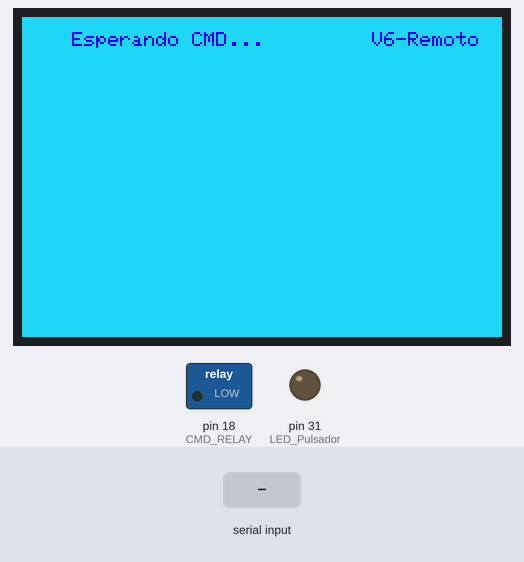
Bench run of a sketch on a simulated Arduino Mega 2560, built with avr-gcc and run on an emulated ATmega2560. Parts: 480×320 colour display, switched loads named in the sketch (green lamp = pin HIGH), output pins drawn as LEDs (lit = HIGH). Dashed ring = blinking. Inputs (shaded band) come from the test bench.

Above: at 1.5 s.
1.6 s: "B:10:500:1000\n" received over Serial
At 2.0 s:
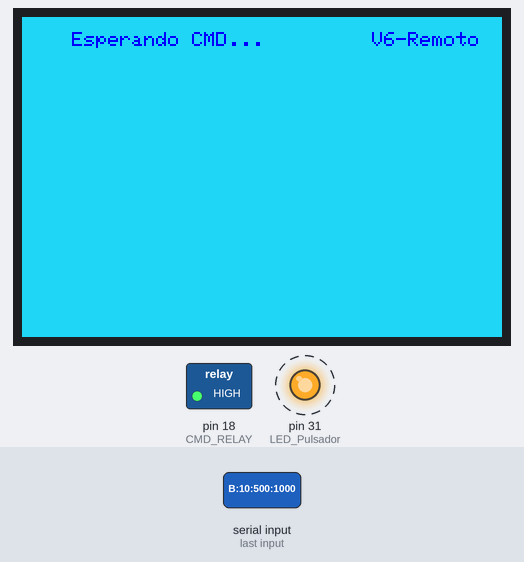
Timing chart, 0 to 10.6 s (numbered marks = the images above; inputs shaded):
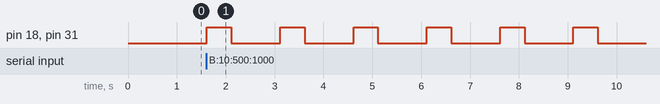

Measured:
- after the input at 1.6 s, pin 18 (CMD_RELAY), pin 31 (LED_Pulsador): alternates HIGH for 0.50 s and LOW for 1.0 s, starting at once

The sketch:

TKTK_1_V6.ino
```cpp
// Versión con grabación de datos en Excel para pruebas simulación 4G para ENEDIS

// Bibliotecas
  #include <LCDWIKI_GUI.h>                          // Core graphics library
  #include <LCDWIKI_KBV.h>                          // Hardware-specific library
  LCDWIKI_KBV my_lcd(ILI9486,A3,A2,A1,A0,A4);       // model,cs,cd,wr,rd,reset
  unsigned long show_text(void);

//Parameters
  const int clk_S1_Pin  = 34;                       // Contacto del Rotary
  const int dt_S2_Pin  = 35;                        // Contacto del Rotary
  const int Pulsador_Rotary = 36;                   // Pulsador del Rotary
  const int Pulsador = 38;                          // Pulsador de cambio de estado
  const int LED_Pulsador = 31;                      // LED rojo del pulsador de cambio de estado
  const int CMD_RELAY = 18;                         // LLeva la INT_5
  const int CMD_OUT = 19;                           // Lleva la INT_4
  const int CMD_IN = 20;                            // Lleva la INT_3
  int Periodos[5]={100, 200, 250, 500, 1000};
  unsigned long N_Ordenes[9]={1, 10, 25, 50, 100, 500, 1000, 10000, 100000};
  int Tac[4]={10, 15, 25, 250};

  //Variables Rotary
  int Valor_Rot1 = 0;                               //P osición para Períodos       100ms
  int Valor_Rot2 = 1;                               // Posición para N_Ordenes      10
  int Valor_Rot3 = 0;                               // Posición para Tac            10ms
  bool clk_S1_State  = LOW;
  bool clk_S1_Last  = HIGH;
  bool Estado_Pulsador_Rotary = HIGH;
  bool Ultimo_Estado_Pulsador_Rotary = HIGH;
  unsigned int BotonRotary  = 1;

  //Variables Pulsador
  bool Pulsador_State = HIGH;
  bool Pulsador_Last = HIGH;

// Variables TKTK
  bool CMD_RELAY_State = LOW;
  bool TKTK_State = LOW;                            // LOW: adquisición de datos     HIGH: Generación de órdenes y medida de tiempos
  unsigned long Tiempo_Anterior = 0;
  unsigned long T_OUT = 0;
  unsigned long T_IN = 0;
  volatile unsigned long T_OUT_INT = 0;
  volatile unsigned long T_IN_INT = 0;
  float T_Disparo = 0;
  float T_Disparo_Min = 100000;
  float T_Disparo_Max = 0;
  float T_Disparo_Medio = 0;
  float T_Disparo_Total = 0;
  float Pmc = 0;
  float Contador_Recibidos = 0;
  float Contador_Emitidos = 0;
  float Contador_Validos = 0;
  unsigned long Tiempo = 0;
  unsigned long Horas = 0;
  unsigned long Minutos = 0;
  unsigned long Segundos = 0;
  int i = 0;
  int Color = 0;
  int Distribution[251];
  float L=0;

  // Variables para el parser de comandos
  String serialBuffer = "";
  bool commandReady = false;


// Inicialización
  void setup() {
  // Inicialización pantalla
    Serial.begin(9600);
    my_lcd.Init_LCD();
    my_lcd.Fill_Screen(37,212,245);
    my_lcd.Set_Rotation(3);
    my_lcd.Set_Text_colour(0, 0,255);
    my_lcd.Set_Text_Back_colour(37,212,245);
    my_lcd.Set_Text_Size(2);
    my_lcd.Set_Text_Mode(0);
  // Init Rotary
    pinMode(clk_S1_Pin,INPUT);
    pinMode(dt_S2_Pin,INPUT);
    pinMode(Pulsador_Rotary,INPUT_PULLUP);
  // Inicialización Pulsador
    pinMode(Pulsador, INPUT);
    pinMode(LED_Pulsador, OUTPUT);
  // Inicialización TKTK
    pinMode (CMD_RELAY, OUTPUT);
    pinMode (CMD_OUT, INPUT_PULLUP);
    pinMode (CMD_IN, INPUT_PULLUP);

    // attachInterrupt(digitalPinToInterrupt(CMD_OUT),Deteccion_CMD_OUT,FALLING);    // Interrupción para detección de orden de salida
    // attachInterrupt(digitalPinToInterrupt(CMD_IN),Deteccion_CMD_IN,FALLING);      // Interrupción para detección de orden de entrada
  // Inicialización textos pantalla
    my_lcd.Print_String("V6-Remoto", 350, 15);
    my_lcd.Print_String("Esperando CMD...", 50, 15);

    // my_lcd.Print_String("V6",430,15);
    // my_lcd.Print_String("T:",50,15);
    // my_lcd.Print_String("Cmd length:       ms",50,50);
    // my_lcd.Print_String(">",30, 50);
    // //my_lcd.Print_String("<",300, 50);
    // my_lcd.Print_String("N of Cmd:",50,75);
    // my_lcd.Print_String("Tac max:          ms",50,100);
    // my_lcd.Print_String("Cmd Tx:",50,140);
    // my_lcd.Print_String("Cmd Rx:",50,165);
    // Vaciar_Pantalla();
    // my_lcd.Print_Number_Int(Periodos[Valor_Rot1],185,50,0,0,10);
    // my_lcd.Print_Number_Int(N_Ordenes[Valor_Rot2],185,75,0,0,10);
    // my_lcd.Print_Number_Int(Tac[Valor_Rot3],185,100,0,0,10);
    // Calculo_Duracion();
  }

// void loop()
//   {
//   if (TKTK_State == LOW) {
//     my_lcd.Print_String("       ",185,15);
//     my_lcd.Print_String("STOPPED",185,15);
//     Configuracion_TKTK();
//     Pulsador_State = digitalRead(Pulsador);
//         if (Pulsador_State == LOW) {
//         delay(500);
//         TKTK_State = HIGH;}

//   } else {
//       Vaciar_Pantalla();
//       Inicializar_Resultados();
//       my_lcd.Print_String("       ",185,15);
//       my_lcd.Print_String("RUNNING",185,15);
//       Generacion_Ordenes();

//       Calculo_Resultados();
//       Presentacion_Resultados();
//       Grabacion_resultados();
//     }
//   }                                                           // Cierre del loop()

void loop() {
  readSerial();   // Función que lee el puerto serie

  if (commandReady) {   // Una vez la función readSerial ha leído todo el comando, ésta pondrá commandReady a '1'
    parseCommand(serialBuffer);   // Una vez tenemos todo el comando -> Lo parseamos

    // Limpiamos el bufer para captar el siguiente comando
    serialBuffer = "";
    commandReady = false;
  }
}

void readSerial() {
  while (Serial.available() > 0) {
    char c = Serial.read();
    if (c == '\n') {  // Cuando lee un \n, el comando ha terminado. Ponemos command ready a True
      commandReady = true;
    } else {
      serialBuffer += c;  // Si no llega el \n -> Seguimos leyendo
    }
  }
}

void parseCommand(String cmd) {
  cmd.trim(); // Limpia espacios en blanco

  if (cmd == "PING") {
    Serial.println("PONG_ARDUINO");
    return;
  }


  // Nuestro comando de ráfaga será: "B:<num>:<dur>:<del>"
  // Ejemplo: "B:10:500:1000" (10 pulsos, 500ms ON, 1000ms OFF)
  if (cmd.startsWith("B:")) {
    // Extraemos los parámetros
    long num_pulses = 0;
    long duration_ms = 0;
    long delay_ms = 0;
    // Si partieramos de B:10:500:1000
    // Guardamos a partir de los dos primeros caracteres ('B:')
    String params = cmd.substring(2);   // params = 10:500:1000

    // Buscamos el primer separador ":"
    int first_last_cmd_indx = params.indexOf(':');   // Necesitamos encontrar el indice del proximo ':' para despues acotar con substring
    num_pulses = params.substring(0, first_last_cmd_indx).toInt();

    // Buscamos el segundo separador ":"
    int second_last_cmd_indx = params.indexOf(':', first_last_cmd_indx + 1);   // Esta vez le indicamos a indexOf cuando tiene que empezar la busqueda (despues del indice del : que habíamos encontrado antes)
    duration_ms = params.substring(first_last_cmd_indx + 1, second_last_cmd_indx).toInt();

    // El resto es el delay (delay entre rafagas! no entre pulsos (esto está dentro de la fnci))
    delay_ms = params.substring(second_last_cmd_indx + 1).toInt();

    // Ejecuta la ráfaga con los parámetros recibidos
    executeRemoteBurst(num_pulses, duration_ms, delay_ms);
    Serial.println("ACK,BURST_COMPLETED");
    return;
  }

  // Comando de pulso simple: "P:<dur>" (ej: "P:500")
  if (cmd.startsWith("P:")) {
    long duration_ms = cmd.substring(2).toInt();
    digitalWrite(CMD_RELAY, HIGH);
    digitalWrite(LED_Pulsador, HIGH);
    delay(duration_ms);
    digitalWrite(CMD_RELAY, LOW);
    digitalWrite(LED_Pulsador, LOW);
    Serial.println("ACK,PULSE_COMPLETED");
    return;
  }

  Serial.println("ERROR,CMD_UNKNOWN");
}


void executeRemoteBurst(long num_pulses, long duration_ms, long delay_ms) {

  // No usamos el feedback T_IN para la activación de entradas de momento...

  for (long i = 0; i < num_pulses; i++) {
    // Pulso ON
    digitalWrite(CMD_RELAY, HIGH);
    digitalWrite(LED_Pulsador, HIGH);

    // Esperamos a que finalice el pulso ON
    delay(duration_ms);

    // Pulso OFF
    digitalWrite(CMD_RELAY, LOW);
    digitalWrite(LED_Pulsador, LOW);

    // Esperamos a que finalice el pulso OFF (solo si no es el último pulso, ya que en este caso, los digitalWrite de antes ya han actuado a LOW. Pero como queremos que se queden "permanentemente" así, no hace falta hacer la espera)
    if (i < num_pulses - 1) {
      delay(delay_ms);
    }
  }
}


// //Lectura de la configuración: Período, nº de disparos y Tac
//   void Configuracion_TKTK(){
//   do{
//       Lectura_Pulsador_Rotary();
//       if (BotonRotary == 1)
//           {readRotary1();                                      // Si BotonRotary == 1 leemos Duración de Órdenes
//               } else { if (BotonRotary == 2)
//                       {readRotary2();                          // Si BotonRotary == 2 leemos Número de Órdenes
//                           } else {readRotary3();              // Si BotonRotary == 3 leemos Tac
//                                   }
//                       }
//     }while (TKTK_State == LOW);
//   }

// //Selección de la duración de orden
//   void readRotary1()
//   {
//   do{
//     Lectura_Pulsador_Rotary();
//     clk_S1_State = digitalRead(clk_S1_Pin);
//     if ((clk_S1_Last == LOW) && (clk_S1_State == HIGH)) {      //rotary moving
//         if (digitalRead(dt_S2_Pin) == HIGH) {
//         Valor_Rot1 = Valor_Rot1 - 1;
//         if ( Valor_Rot1 < 0 ) {
//           Valor_Rot1 = 0;
//         }
//       } else {
//         Valor_Rot1++;
//         if ( Valor_Rot1 > 4 ) {
//           Valor_Rot1 = 4;
//         }
//       }
//       my_lcd.Print_String("     ",185,50);
//       my_lcd.Print_Number_Int(Periodos[Valor_Rot1],185,50,0,0,10);
//       Calculo_Duracion();
//     }
//     clk_S1_Last = clk_S1_State;
//     Lectura_Pulsador();
//   } while(BotonRotary == 1 && TKTK_State == LOW);
//   }

// //Selección del número de órdenes a generar
//   void readRotary2()
//     {
//     do{
//     Lectura_Pulsador_Rotary();
//     clk_S1_State = digitalRead(clk_S1_Pin);
//       if ((clk_S1_Last == LOW) && (clk_S1_State == HIGH)) {       //rotary moving
//           if (digitalRead(dt_S2_Pin) == HIGH) {
//           Valor_Rot2 = Valor_Rot2 - 1;
//           if ( Valor_Rot2 < 0 ) {
//             Valor_Rot2 = 0;
//           }
//         } else {
//           Valor_Rot2++;
//           if ( Valor_Rot2 > 8 ) {
//             Valor_Rot2 = 8;
//           }
//         }
//         my_lcd.Print_String("         ",185,75);
//         my_lcd.Print_Number_Int(N_Ordenes[Valor_Rot2],185,75,0,0,10);
//         Calculo_Duracion();
//       }
//       clk_S1_Last = clk_S1_State;
//       Lectura_Pulsador();
//     } while(BotonRotary == 2 && TKTK_State == LOW);
//     }

// //Selección de Tac
//   void readRotary3()
//   {
//   do{
//   Lectura_Pulsador_Rotary();
//   clk_S1_State = digitalRead(clk_S1_Pin);
//     if ((clk_S1_Last == LOW) && (clk_S1_State == HIGH)) {      //rotary moving
//         if (digitalRead(dt_S2_Pin) == HIGH) {
//         Valor_Rot3 = Valor_Rot3 - 1;
//         if ( Valor_Rot3 < 0 ) {
//           Valor_Rot3 = 0;
//         }
//       } else {
//         Valor_Rot3++;
//         if ( Valor_Rot3 > 3 ) {
//           Valor_Rot3 = 3;
//         }
//       }
//       my_lcd.Print_String("     ",185,100);
//       my_lcd.Print_Number_Int(Tac[Valor_Rot3],185,100,0,0,10);
//     }
//     clk_S1_Last = clk_S1_State;
//     Lectura_Pulsador();
//   } while(BotonRotary == 3 && TKTK_State == LOW);
//   int Distribution[Tac[Valor_Rot3]+1];
//   }

// void Lectura_Pulsador_Rotary()
//   { Estado_Pulsador_Rotary = digitalRead(Pulsador_Rotary);
//     if (Estado_Pulsador_Rotary == LOW && Ultimo_Estado_Pulsador_Rotary == HIGH) {
//     delay(150);
//     BotonRotary++;
//         if (BotonRotary == 4) {
//         BotonRotary = 1;
//         }
//     Ultimo_Estado_Pulsador_Rotary = HIGH;
//        if (BotonRotary == 1) {

//               // my_lcd.Print_String(" ",300, 75);
//               // my_lcd.Print_String(" ",300, 100);
//               // my_lcd.Print_String("<",300, 50);
//               my_lcd.Print_String(" ",30, 75);
//               my_lcd.Print_String(" ",30, 100);
//               my_lcd.Print_String(">",30, 50);
//                  } else { if (BotonRotary == 2) {
//                      // my_lcd.Print_String(" ",300, 50);
//                      // my_lcd.Print_String(" ",300, 100);
//                      // my_lcd.Print_String("<",300, 75);
//                      my_lcd.Print_String(" ",30, 50);
//                      my_lcd.Print_String(" ",30, 100);
//                      my_lcd.Print_String(">",30, 75);
//                      } else { if (BotonRotary == 3) {
//                          // my_lcd.Print_String(" ",300, 50);
//                          // my_lcd.Print_String(" ",300, 75);
//                          // my_lcd.Print_String("<",300, 100);
//                          my_lcd.Print_String(" ",30, 50);
//                          my_lcd.Print_String(" ",30, 75);
//                          my_lcd.Print_String(">",30, 100);
//                                                      }
//                             }
//                         }
//       }
//   }

// void Lectura_Pulsador()
//   {
//     Pulsador_State = digitalRead(Pulsador);
//         if (Pulsador_State == LOW) {
//         delay(500);
//         TKTK_State = HIGH;
//         }
//   }

// //Generación de órdenes de disparos según configuración y lectura de tiempos
//   void Generacion_Ordenes()
//   {
//     Contador_Emitidos = 0;
//     Contador_Recibidos = 0;
//     Contador_Validos = 0;
//     CMD_RELAY_State = HIGH;
//     Tiempo_Anterior = millis();
//     digitalWrite(CMD_RELAY, CMD_RELAY_State);
//     digitalWrite(LED_Pulsador, CMD_RELAY_State);
//   do {
//     if (millis()-Tiempo_Anterior >= Periodos[Valor_Rot1]) {
//     CMD_RELAY_State = !CMD_RELAY_State;
//     digitalWrite(CMD_RELAY, CMD_RELAY_State);
//     digitalWrite(LED_Pulsador, CMD_RELAY_State);
//     Tiempo_Anterior = millis();
//     }
//     if (CMD_RELAY_State == HIGH) {
//         if (T_OUT_INT > 0) {
//             T_OUT = T_OUT_INT;
//             T_OUT_INT = 0;
//             Contador_Emitidos++;
//             }
//             if (T_IN_INT > 0 && (T_IN_INT - T_IN >200)) {
//             T_IN = T_IN_INT;
//             T_IN_INT = 0;
//             Contador_Recibidos++;
//             T_Disparo = (T_IN - T_OUT);
//           T_Disparo_Total = T_Disparo + T_Disparo_Total;
//           if (T_Disparo / 1000 <= Tac[Valor_Rot3]) {
//             Contador_Validos++;
//             Distribution[int(T_Disparo / 1000)]++;
//           } else {
//             Distribution[Tac[Valor_Rot3]+1]++;
//           }
//         if (T_Disparo > T_Disparo_Max) {
//               T_Disparo_Max = T_Disparo;
//             }
//         if (T_Disparo < T_Disparo_Min) {
//             T_Disparo_Min = T_Disparo;
//             }
//       //  Serial.print(Distribution[int(T_Disparo / 1000)]);
//         }
//     }
//           Pulsador_State = digitalRead(Pulsador);
//         if ((CMD_RELAY_State == LOW) && (Pulsador_State == LOW || Contador_Emitidos >= N_Ordenes[Valor_Rot2])) {
//         delay(500);
//         TKTK_State = LOW;
//       }
//   } while (TKTK_State == HIGH);
//   }

// //Interrupción para determinar el instante de salida de orden
//   void Deteccion_CMD_OUT()
//   {T_OUT_INT = micros();
//   }

// //Interrupción para determinar el instante de recepción de orden y calcular el tiempo de transmisión
//   void Deteccion_CMD_IN()
//   {T_IN_INT = micros();
//   }


// void Calculo_Resultados()                                         // Dividido los tiempos por 1000 porque los tiempos están en us
//   {
//     Pmc = 1000 * (1-Contador_Validos / Contador_Emitidos);
//     T_Disparo_Medio = T_Disparo_Total/1000/Contador_Recibidos;
//     T_Disparo_Min = T_Disparo_Min / 1000;
//     T_Disparo_Max = T_Disparo_Max / 1000;
//   }

// void Presentacion_Resultados()
//   {
//   int maximo = 0;
//   for (int w = 0; w < Tac[Valor_Rot3]+1; w++) {
//         maximo = max(Distribution[w],maximo);
//       }
//           my_lcd.Print_Number_Int(Contador_Emitidos,185,140,0,0,10);
//           my_lcd.Print_Number_Int(Contador_Validos,185,165,0,0,10);
//           my_lcd.Print_Number_Float(Pmc,2,160,205,',',3,' ');
//           my_lcd.Print_Number_Float(T_Disparo_Medio,1,200,230,',',3,' ');
//           my_lcd.Print_Number_Float(T_Disparo_Min,1,200,255,',',3,' ');
//           my_lcd.Print_Number_Float(T_Disparo_Max,1,200,280,',',3,' ');
//           my_lcd.Print_String("Statistics",330,50);
//           my_lcd.Set_Text_Size(1);
//           for(i =0; i<15; i++) {
//             my_lcd.Print_Number_Int(i+1,325,75+14*i,0,0,10);
//               L=100*Distribution[i]/maximo;
//               if (L<1) {
//                 L=0;
//               } else {L=int(L);
//             }
//             my_lcd.Fill_Rect(350,75+14*i,L,5,16);
//         //  Serial.print(L);
//           }
//           my_lcd.Print_String(">Tac",325,75+14*15);
//           my_lcd.Fill_Rect(350,75+14*15,int(150*Distribution[40]/maximo),5,16);
//           my_lcd.Set_Text_Size(2);
//   }

// void Grabacion_resultados() {
//   int Prueba = random(0, 10000); // Número entre 0 y 9999
//   my_lcd.Print_String("       ",185,15);
//   my_lcd.Print_String("     ",315,15);
//   my_lcd.Print_String("SAVING",185,15);
//   my_lcd.Print_Number_Int(Prueba,315,15,2,' ',10);
//   //Serial.println("CLEARDATA");                  // Limpia la hoja
//   //Serial.println("LABEL,Interval,Rx Com");
//  Serial.print("PRUEBA:"); Serial.print(","); Serial.print(Prueba); Serial.println(",");   // Separador
//   delay (50);
//   for (int i = 0; i < 250; i++) {
//     Serial.print(i+1);
//     Serial.print(",");
//     delay (50);
//     Serial.print(Distribution[i]);
//     Serial.println(",");
//     delay(100);
//   }
//   my_lcd.Print_String("       ",185,15);
//   my_lcd.Print_String("STOPPED",185,15);
//  }


// void Inicializar_Resultados() {
//       T_OUT = 0;
//       T_IN = 0;
//       T_OUT_INT = 0;
//       T_IN_INT = 0;
//       T_Disparo = 0;
//       T_Disparo_Min = 100000;
//       T_Disparo_Max = 0;
//       T_Disparo_Medio = 0;
//       T_Disparo_Total = 0;
//       Pmc = 0;
//       for (int w = 0; w < 251; w++) {
//         Distribution[w]=0;
//       }
//   }

// void Vaciar_Pantalla()  {
//           my_lcd.Print_String("     ",315,15);                 // Nº de prueba
//           my_lcd.Print_String ("       ",185,140);             // Contador_Emitidos
//           my_lcd.Print_String("       ",185,165);              // Contador_Validos
//           my_lcd.Print_String("Pmc:             E-3",50,205);
//           my_lcd.Print_String("Tac avg:          ms",50,230);
//           my_lcd.Print_String("Tac min:          ms",50,255);
//           my_lcd.Print_String("Tac max:          ms",50,280);
//           Color=my_lcd.Color_To_565(37,212,245);
//           my_lcd.Fill_Rect(300,50,190,290,Color);
//   }

// void Calculo_Duracion()
//   {
//     Tiempo = 2 * Periodos[Valor_Rot1] * N_Ordenes[Valor_Rot2] / 1000;
//     Horas = int(Tiempo/3600);
//     Minutos = int((Tiempo-Horas*3600)/60);
//     Segundos = Tiempo - Horas*3600 - Minutos * 60;
//     my_lcd.Print_String("  :  :  ",80,15);
//     my_lcd.Print_Number_Int(Horas,80,15,2,' ',10);
//     my_lcd.Print_Number_Int(Minutos,115,15,2,' ',10);
//     my_lcd.Print_Number_Int(Segundos,150,15,2,' ',10);
//   }
  
```
